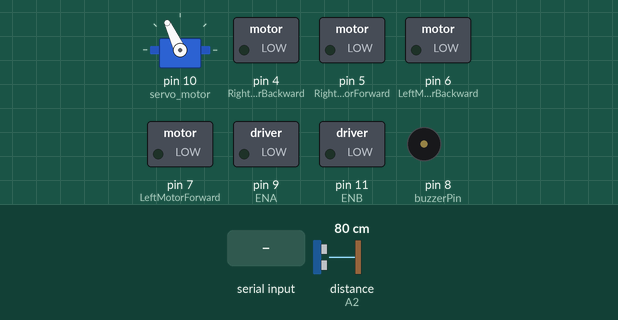
Recording of a sketch running on a simulated Arduino Uno, built with avr-gcc and run on an emulated ATmega328P. Parts: servo, switched loads named in the sketch (green lamp = pin HIGH), buzzer (waves = sounding, pin HIGH). Dashed ring = blinking. The inputs (shaded band) are chosen by the test bench; at power-on: distance to the obstacle (sensor on A2) 80 cm. The echo pulse lasts 58.3 µs per cm; what the sketch prints to the serial monitor is not drawn.

Above: at 1.7 s.
1.8 s: "S" received over Serial
At 1.87 s:
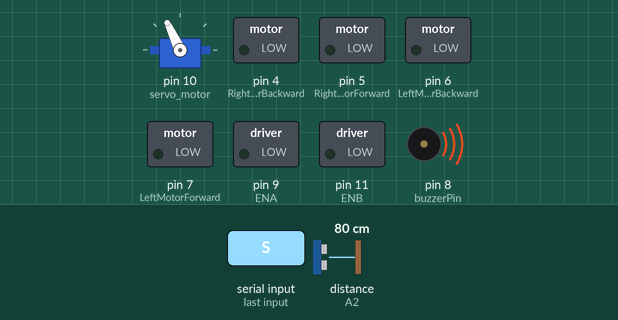
4.8 s: "G" received over the second serial link
At 6.0 s:
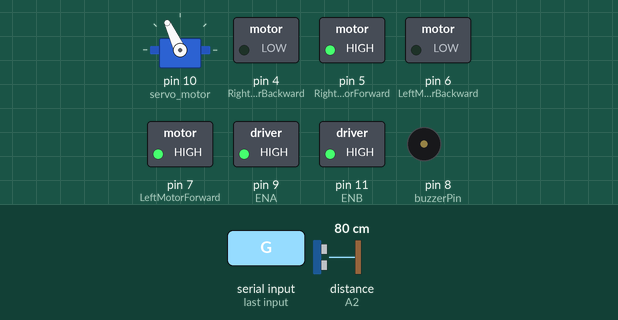
7.0 s: "X" received over Serial
At 7.6 s:
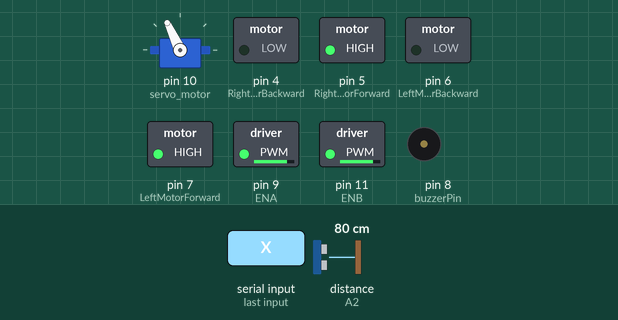
10.0 s: "S" received over the second serial link
At 11.1 s:
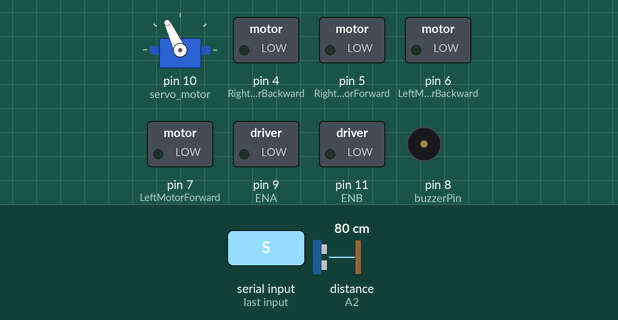
13.0 s: "X" received over the second serial link
At 13.7 s:
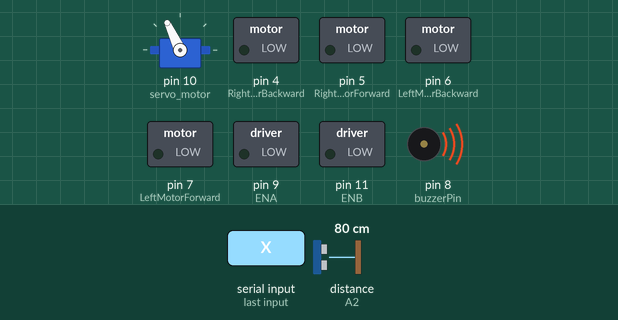
Timing chart, 0 to 16.0 s (numbered marks = the images above; inputs shaded):
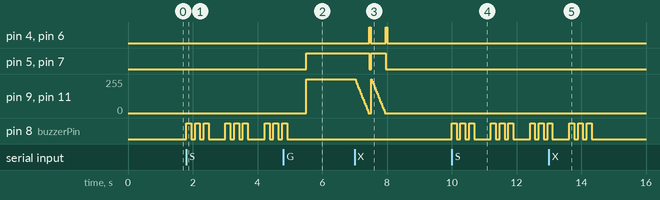

The sketch:

driver_protection_car.ino
```cpp
#include <Servo.h>
#include <NewPing.h>
#include <SoftwareSerial.h>

// ================= MOTOR =================
const int LeftMotorForward = 7;
const int LeftMotorBackward = 6;
const int RightMotorForward = 5;
const int RightMotorBackward = 4;

#define ENA 9
#define ENB 11

// ================= ULTRASONIC =================
#define trig_pin A1
#define echo_pin A2
#define maximum_distance 200

NewPing sonar(trig_pin, echo_pin, maximum_distance);
Servo servo_motor;

// ================= HC-06 =================
// HC-06 TXD -> Arduino pin 2
// HC-06 RXD -> Arduino pin 3 through voltage divider
SoftwareSerial BT(2, 3);

// ================= BUZZER =================
#define buzzerPin 8

// ================= VARIABLES =================
int distance = 100;
bool goesForward = false;
bool remoteStopped = true;
bool firstStopReceived = false;

// =================================================

void setup() {
  Serial.begin(9600);
  BT.begin(9600);

  pinMode(LeftMotorForward, OUTPUT);
  pinMode(LeftMotorBackward, OUTPUT);
  pinMode(RightMotorForward, OUTPUT);
  pinMode(RightMotorBackward, OUTPUT);
  pinMode(ENA, OUTPUT);
  pinMode(ENB, OUTPUT);
  digitalWrite(ENA, HIGH);
  digitalWrite(ENB, HIGH);
  pinMode(buzzerPin, OUTPUT);

  servo_motor.attach(10);
  servo_motor.write(115);

  moveStop();
  Serial.println("Driver protection car ready.");
  delay(500);
}

// =================================================

void loop() {
  readBluetoothCommand();

  if (remoteStopped) {
    moveStop();
    if (firstStopReceived) beepUntilGo();
    return;
  }

  runObstacleAvoidance();
}

// =================================================

void processCommand(char c) {
  if (c == 'S') {
    remoteStopped = true;
    firstStopReceived = true;
    moveStop();
  } else if (c == 'X') {
    remoteStopped = true;
    firstStopReceived = false;
    moveStop();
  } else if (c == 'G') {
    remoteStopped = false;
  }
}

void readBluetoothCommand() {
  while (Serial.available()) {
    processCommand(Serial.read());
  }
  while (BT.available()) {
    processCommand(BT.read());
  }
}

// =================================================

void runObstacleAvoidance() {
  distance = readPing();

  if (distance <= 20) {
    moveStopUrgent();
    beepContinuous(250);

    delayWithBluetoothCheck(300);
    if (remoteStopped) return;

    moveBackward();
    delayWithBluetoothCheck(400);
    if (remoteStopped) return;

    moveStop();
    delayWithBluetoothCheck(300);
    if (remoteStopped) return;

    int distanceRight = lookRight();
    delayWithBluetoothCheck(300);
    if (remoteStopped) return;

    int distanceLeft = lookLeft();
    delayWithBluetoothCheck(300);
    if (remoteStopped) return;

    if (distanceRight >= distanceLeft) {
      turnRight();
    } else {
      turnLeft();
    }

    moveStop();
  } else {
    moveForward();
  }
}

// =================================================

void delayWithBluetoothCheck(unsigned long ms) {
  unsigned long startTime = millis();

  while (millis() - startTime < ms) {
    readBluetoothCommand();
    if (remoteStopped) {
      moveStop();
      return;
    }
    delay(10);
  }
}

void beepUntilGo() {
  while (remoteStopped && firstStopReceived) {
    readBluetoothCommand();

    for (int i = 0; i < 3 && remoteStopped; i++) {
      digitalWrite(buzzerPin, HIGH);
      delay(150);
      digitalWrite(buzzerPin, LOW);
      delay(120);
    }

    if (remoteStopped) delay(400);
  }

  digitalWrite(buzzerPin, LOW);
}

void beepContinuous(unsigned long duration) {
  unsigned long start = millis();
  bool state = false;

  while (millis() - start < duration) {
    readBluetoothCommand();
    if (!remoteStopped) {
      moveStop();
      return;
    }

    state = !state;
    digitalWrite(buzzerPin, state ? HIGH : LOW);
    delay(100);
  }

  digitalWrite(buzzerPin, LOW);
}

// =================================================

int lookRight() {
  servo_motor.write(50);
  delayWithBluetoothCheck(500);
  int dist = readPing();
  delayWithBluetoothCheck(100);
  servo_motor.write(115);
  return dist;
}

int lookLeft() {
  servo_motor.write(170);
  delayWithBluetoothCheck(500);
  int dist = readPing();
  delayWithBluetoothCheck(100);
  servo_motor.write(115);
  return dist;
}

int readPing() {
  delayWithBluetoothCheck(70);
  int cm = sonar.ping_cm();
  return cm == 0 ? 250 : cm;
}

// ================= MOVEMENT =================

void moveStopUrgent() {
  goesForward = false;

  digitalWrite(LeftMotorForward, LOW);
  digitalWrite(RightMotorForward, LOW);
  digitalWrite(LeftMotorBackward, LOW);
  digitalWrite(RightMotorBackward, LOW);
  analogWrite(ENA, 0);
  analogWrite(ENB, 0);
}

void moveStop() {
  if (goesForward) {
    goesForward = false;

    // ramp down PWM for smooth deceleration
    for (int speed = 255; speed >= 0; speed -= 15) {
      analogWrite(ENA, speed);
      analogWrite(ENB, speed);
      delay(25);
    }

    // short reverse brake
    digitalWrite(LeftMotorForward, LOW);
    digitalWrite(RightMotorForward, LOW);
    digitalWrite(LeftMotorBackward, HIGH);
    digitalWrite(RightMotorBackward, HIGH);
    delay(50);
    digitalWrite(LeftMotorBackward, LOW);
    digitalWrite(RightMotorBackward, LOW);
  } else {
    analogWrite(ENA, 0);
    analogWrite(ENB, 0);
    digitalWrite(RightMotorForward, LOW);
    digitalWrite(LeftMotorForward, LOW);
    digitalWrite(RightMotorBackward, LOW);
    digitalWrite(LeftMotorBackward, LOW);
  }
}

// =================================================

void moveForward() {
  if (!goesForward) {
    goesForward = true;

    digitalWrite(LeftMotorForward, HIGH);
    digitalWrite(RightMotorForward, HIGH);
    digitalWrite(LeftMotorBackward, LOW);
    digitalWrite(RightMotorBackward, LOW);

    analogWrite(ENA, 255);
    analogWrite(ENB, 255);
  }
}

void moveBackward() {
  goesForward = false;

  digitalWrite(LeftMotorBackward, HIGH);
  digitalWrite(RightMotorBackward, HIGH);
  digitalWrite(LeftMotorForward, LOW);
  digitalWrite(RightMotorForward, LOW);

  analogWrite(ENA, 255);
  analogWrite(ENB, 255);
}

// =================================================

void turnRight() {
  goesForward = false;

  digitalWrite(LeftMotorForward, HIGH);
  digitalWrite(RightMotorBackward, HIGH);
  digitalWrite(LeftMotorBackward, LOW);
  digitalWrite(RightMotorForward, LOW);

  analogWrite(ENA, 255);
  analogWrite(ENB, 255);

  delayWithBluetoothCheck(250);
  moveStop();
}

void turnLeft() {
  goesForward = false;

  digitalWrite(LeftMotorBackward, HIGH);
  digitalWrite(RightMotorForward, HIGH);
  digitalWrite(LeftMotorForward, LOW);
  digitalWrite(RightMotorBackward, LOW);

  analogWrite(ENA, 255);
  analogWrite(ENB, 255);

  delayWithBluetoothCheck(250);
  moveStop();
}
```

Measured:
- after the input at 1.8 s, pin 8 (buzzerPin): LOW → HIGH at once, then repeats every 1.2 s: 2 × (LOW 0.12 s, HIGH 0.15 s), LOW 0.52 s, HIGH 0.15 s
- after the input at 4.8 s, pin 5 (RightMotorForward), pin 7 (LeftMotorForward): LOW → HIGH after 0.71 s; pin 9 (ENA), pin 11 (ENB): 0/255 → 255/255 after 0.71 s; pin 8 (buzzerPin): goes on until 4.9 s, then stays LOW
- after the input at 7.0 s, pin 4 (RightMotorBackward), pin 6 (LeftMotorBackward): alternates HIGH for 0.05 s and LOW for 0.46 s, 4 changes in all, then stays LOW, starting after 0.45 s; pin 5 (RightMotorForward), pin 7 (LeftMotorForward): HIGH → LOW after 0.45 s, → HIGH 0.06 s later, → LOW 0.45 s later
- after the input at 10.0 s, pin 8 (buzzerPin): LOW → HIGH at once, then repeats every 1.2 s: 2 × (LOW 0.12 s, HIGH 0.15 s), LOW 0.52 s, HIGH 0.15 s
- after the input at 13.0 s, pin 8 (buzzerPin): goes on until 14.3 s, then stays LOW
